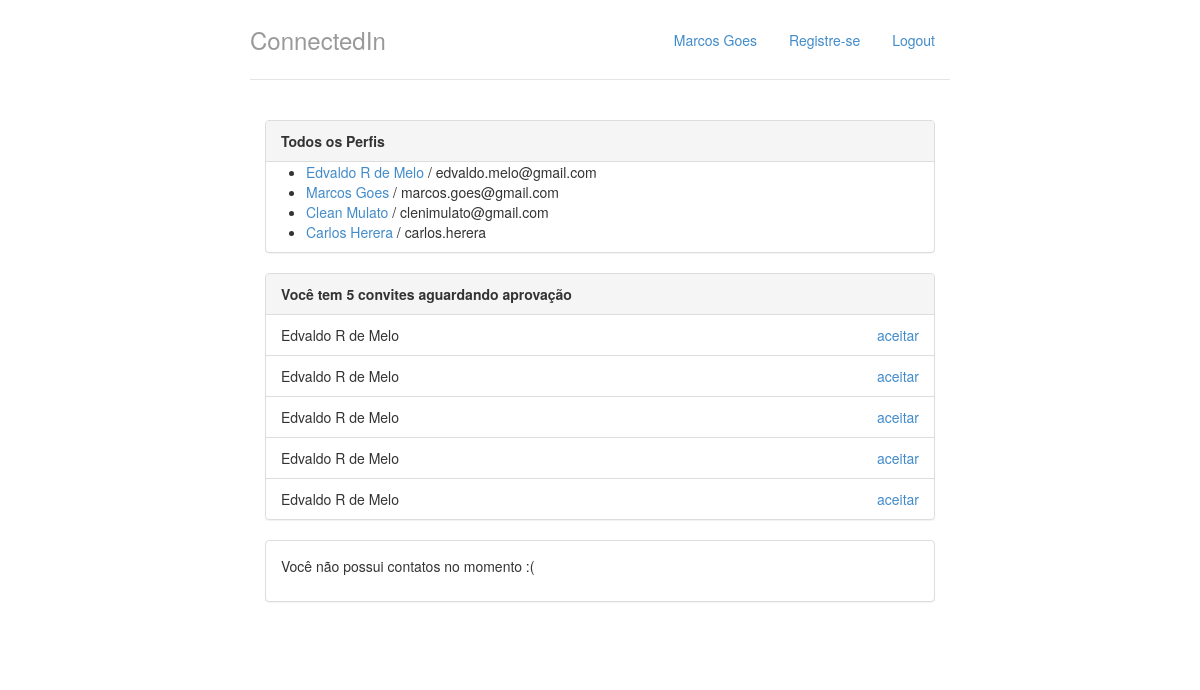
Screenshot of / (signed in) with the database file from the repository.
### perfis/models.py (models this page shows, shortened)
class Perfil(models.Model):
    nome = models.CharField(max_length=255, null=False)
    telefone = models.CharField(max_length=15, null=False)
    nome_empresa = models.CharField(max_length=255, null=False)
    contatos = models.ManyToManyField('self')
    usuario = models.OneToOneField(User, related_name='Perfil')
    @property
    def email(self):
    	return self.usuario.email

class Convite(models.Model):
	solicitante = models.ForeignKey(Perfil, related_name='convites_feitos')
	convidado = models.ForeignKey(Perfil, related_name='convites_recebidos')
	def aceitar(self):
		self.convidado.contatos.add(self.solicitante)
		self.solicitante.contatos.add(self.convidado)
		self.delete()

### perfis/views.py (the view)
# urls.py: url(r'^$', views.index, name='index'),
@login_required
def index(request):
	print(request.user.username) #novo
	print(request.user.email) #novo
	print(request.user.has_perm('perfis.add_convite')) #novo
	return render(request, 'index.html', {'perfis' : Perfil.objects.all(), 'perfil_logado' : get_perfil_logado(request) })

### perfis/views.py (called while the page is built)
@login_required
def get_perfil_logado(request):
	return request.user.Perfil

### perfis/templates/index.html
{% extends "base.html" %}
{% block body %}
    <div class="col-lg-12">
        <div class="panel panel-default">
            <div class="panel-heading">
                <strong>Todos os Perfis</strong>
            </div>
            {% if perfis %}
                <ul>
                    {% for perfil in perfis %}
                        <li>
                            <a href="{% url 'exibir' perfil.id %}">{{ perfil.nome }}</a> / {{ perfil.email }}
                        </li>
                    {% endfor %}
                </ul>
            {% else %}
                <p>Nenhum Perfil encontrado</p>
            {% endif %}
        </div>
        <div class="panel panel-default">
            {% with total_de_convites=perfil_logado.convites_recebidos.count %}
                {% if total_de_convites %}
                    <div class="panel-heading">
                        <strong>Você tem {{ total_de_convites}} convite{{ total_de_convites|pluralize }} aguardando aprovação</strong>
                    </div>
                    <ul class="list-group">
                        {% for convite in perfil_logado.convites_recebidos.all %}
                            <li class="list-group-item">
                                {{ convite.solicitante.nome }}
                                <a href="{% url 'aceitar' convite.id %}" class="pull-right">aceitar</a>
                            </li>
                        {% endfor %}
                    </ul>
                {% else %}
                    <div class="panel-body">
                        <p>Nenhum convite recebido :(</p>
                    </div>
                {% endif %}
            {% endwith %}
        </div>
        <div class="panel panel-default">
            {% with total_de_contatos=perfil_logado.contatos.count %}
                {% if total_de_contatos %}
                    <div class="panel-heading">
                        <strong>Você tem {{total_de_contatos}} contato{{ total_de_contatos|pluralize }}</strong>
                    </div>
                    <ul class="list-group">
                        {% for contato in perfil_logado.contatos.all %}
                            <a href="{% url 'exibir' contato.id %}" class="list-group-item"><b>{{ contato.nome }}</b> - {{ contato.email }}</a>
                        {% endfor %}
                    </ul>
                {% else %}
                    <div class="panel-body">
                        <p>Você não possui contatos no momento :(</p>
                    </div>
                {% endif %}
            {% endwith %}
        </div>
    </div>
{% endblock %}

### perfis/templates/base.html (shortened to what this page needs)
{% load staticfiles %}
<!DOCTYPE html>
<html lang="pt">
	<head>
	    <link href="{% static "styles/bootstrap.css" %}" rel="stylesheet">
	    <link href="{% static "styles/main.css" %}" rel="stylesheet">
  	</head>
  	<body>
    	<div class="container">
      		<div class="header">
        		<ul class="nav nav-pills pull-right">
          			<li class=""><a href="{% url 'index' %}">{{ perfil_logado.nome }}</a></li>
                <li class=""><a href="{% url 'registrar' %}">Registre-se</a></li>
          			<li class=""><a href="/logout/">Logout</a></li>
        		</ul>
        		<h3 class="text-muted">ConnectedIn</h3>
      		</div>
      		<div class="row content">
        		{% block body %}
        		{% endblock %}
      		</div>
    	</div>
  	</body>
</html>

### perfis/static/styles/main.css (style rules this page uses)
body { padding-top: 20px; padding-bottom: 20px; }
.header, .content, .footer { padding-left: 15px; padding-right: 15px; }
.header { border-bottom: 1px solid #e5e5e5; }
.header h3 { margin-top: 0; margin-bottom: 0; line-height: 40px; padding-bottom: 19px; }
@media (min-width: 768px) { .container { max-width: 730px; } }
.content { margin: 40px 0; }
@media screen and (min-width: 768px) { .header, .content, .footer { padding-left: 0; padding-right: 0; } }
@media screen and (min-width: 768px) { .header { margin-bottom: 30px; } }

### rows the page displays
Perfil: nome "Marcos Goes", email "marcos.goes@gmail.com"
Perfil: nome "Edvaldo R de Melo", email "edvaldo.melo@gmail.com"
Perfil: nome "Clean Mulato", email "clenimulato@gmail.com"
Perfil: nome "Carlos Herera", email "carlos.herera"
Convite: solicitante.nome "Edvaldo R de Melo"
Convite: solicitante.nome "Edvaldo R de Melo"
Convite: solicitante.nome "Edvaldo R de Melo"
Convite: solicitante.nome "Edvaldo R de Melo"
Convite: solicitante.nome "Edvaldo R de Melo"

### other values shown
{{ total_de_convites }} "5"
